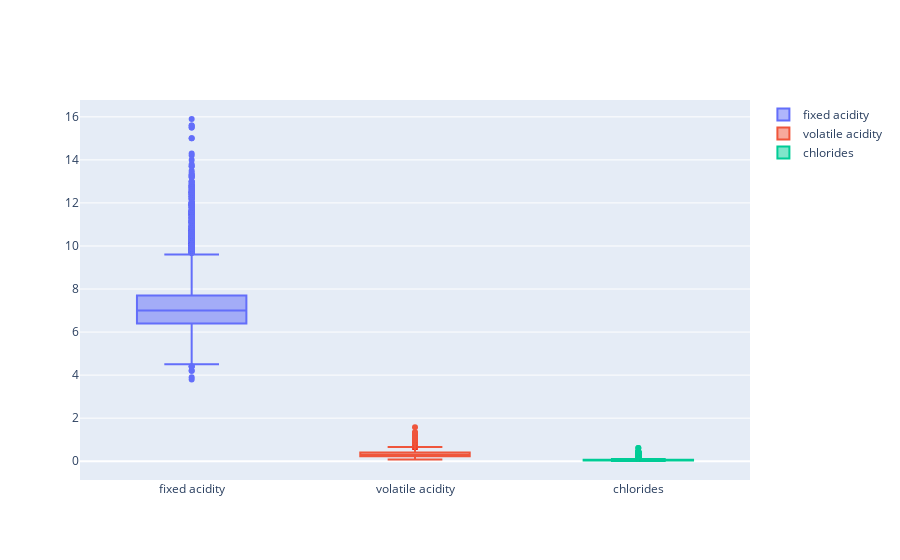

The code cell stored with this chart in its notebook:
### Code cell
#모든 변수가 실수형이기 때문에 scale이 필요할 것으로 보인다.
#변수를 boxplot으로 확인해 보겠음

import plotly.express as px
import plotly.graph_objects as go

fig=go.Figure()
fig.add_trace(go.Box(y=X['fixed acidity'], name='fixed acidity'))
fig.add_trace(go.Box(y=X['volatile acidity'],name='volatile acidity'))
fig.add_trace(go.Box(y=X['chlorides'], name='chlorides'))

### Figure 1 — Plotly figure (JSON) as saved in the notebook; plotly's stock layout.template omitted (floating-point values rounded to 4 significant figures; data arrays with more than 128 entries replaced by an {"elided": "..."} marker saying what was removed)
{"data": [{"name": "fixed acidity", "type": "box", "y": {"elided": "6497 float values"}}, {"name": "volatile acidity", "type": "box", "y": {"elided": "6497 float values"}}, {"name": "chlorides", "type": "box", "y": {"elided": "6497 float values"}}], "layout": {}}
